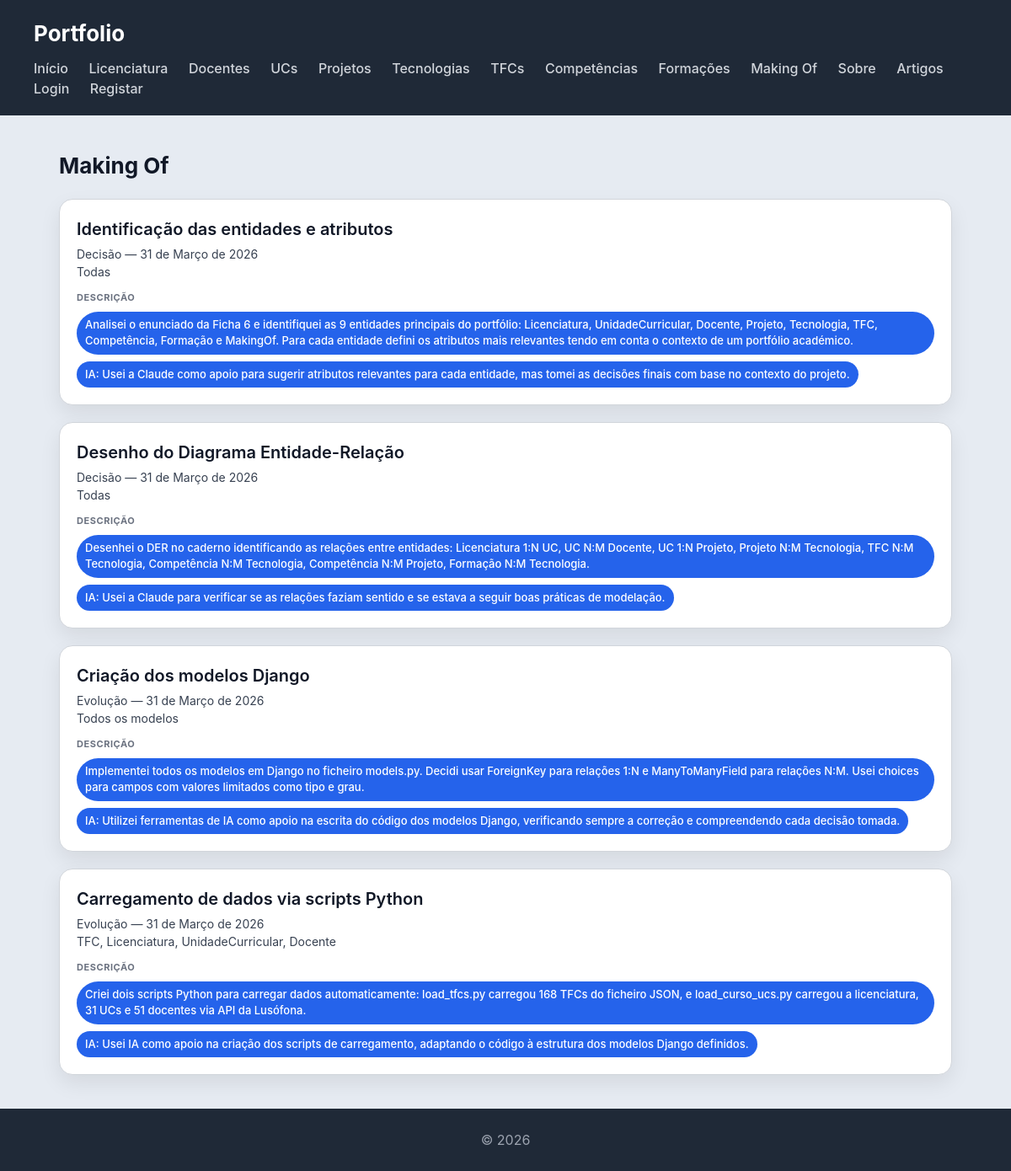
/portfolio/makingof/, run on the app's committed database.
### portfolio/models.py (models this page shows, shortened)
class MakingOf(models.Model):
    TIPO_CHOICES = [
        ('decisao', 'Decisão'),
        ('erro', 'Erro'),
        ('correcao', 'Correção'),
        ('evolucao', 'Evolução'),
    ]
    titulo = models.CharField(max_length=200)
    entidade_relacionada = models.CharField(max_length=200)
    descricao = models.TextField()
    fotografia = models.ImageField(upload_to='makingof/', blank=True, null=True)
    data = models.DateField()
    tipo = models.CharField(max_length=20, choices=TIPO_CHOICES)
    uso_ia = models.TextField(blank=True)
    class Meta:
        verbose_name = 'Making Of'
        verbose_name_plural = 'Making Of'

### portfolio/views.py (the view)
# urls.py: path('makingof/', views.makingof_view, name='makingof'),
def makingof_view(request):
    makingof = MakingOf.objects.all()
    return render(request, 'portfolio/makingof.html', {'makingof': makingof})

### portfolio/templates/portfolio/makingof.html (shortened to what this page needs)
{% extends "portfolio/base.html" %}
{% block content %}
<h2>Making Of</h2>
<section>
    {% for entrada in makingof %}
    <article>
        <header>
            <h3>{{ entrada.titulo }}</h3>
            <p>{{ entrada.get_tipo_display }} &mdash; {{ entrada.data }}</p>
            <p>{{ entrada.entidade_relacionada }}</p>
        </header>
        <section>
            <h4>Descrição</h4>
            <ul>
                <li>{{ entrada.descricao }}</li>
                {% if entrada.uso_ia %}<li>IA: {{ entrada.uso_ia }}</li>{% endif %}
            </ul>
        </section>
    </article>
    {% empty %}
    <p>Sem entradas registadas.</p>
    {% endfor %}
</section>
{% endblock %}

### portfolio/static/portfolio/styles.css (style rules this page uses)
* { box-sizing: border-box; margin: 0; padding: 0; }
body { font-family: "Inter", "Segoe UI", system-ui, -apple-system, sans-serif; background: #e6ebf2; color: #111827; line-height: 1.5; }
h2 { margin-bottom: 20px; font-size: 26px; }
section > article { background: white; padding: 20px; border-radius: 16px; border: 1px solid #d1d5db; box-shadow: 0 10px 25px rgba(0,0,0,0.08); transition: all 0.25s ease; margin-bottom: 20px; }
article > header { margin-bottom: 12px; }
article > header > h3 { font-size: 20px; font-weight: 600; margin-bottom: 4px; }
article > header > p { font-size: 14px; color: #374151; }
article > section { margin-top: 10px; }
article > section > h4 { font-size: 11px; text-transform: uppercase; color: #6b7280; margin-bottom: 8px; letter-spacing: 0.05em; }
article > section > ul { list-style: none; display: flex; flex-wrap: wrap; gap: 8px; }
article > section > ul > li { background: #2563eb; color: white; padding: 6px 10px; border-radius: 999px; font-size: 13px; font-weight: 500; }

### data on the page
MakingOf: titulo "Identificação das entidades e atributos", tipo "Decisão", data "31 de Março de 2026", entidade_relacionada "Todas", descricao "Analisei o enunciado da Ficha 6 e identifiquei as 9 entidades principais do portfólio: Licenciatura, UnidadeCurricular, Docente, Projeto, Tecnologia, TFC, Competência, Formação e MakingOf. Para cada entidade defini os atributos mais relevantes tendo em conta o contexto de um portfólio académico.", uso_ia "Usei a Claude como apoio para sugerir atributos relevantes para cada entidade, mas tomei as decisões finais com base no contexto do projeto."
MakingOf: titulo "Desenho do Diagrama Entidade-Relação", tipo "Decisão", data "31 de Março de 2026", entidade_relacionada "Todas", descricao "Desenhei o DER no caderno identificando as relações entre entidades: Licenciatura 1:N UC, UC N:M Docente, UC 1:N Projeto, Projeto N:M Tecnologia, TFC N:M Tecnologia, Competência N:M Tecnologia, Competência N:M Projeto, Formação N:M Tecnologia.", uso_ia "Usei a Claude para verificar se as relações faziam sentido e se estava a seguir boas práticas de modelação."
MakingOf: titulo "Criação dos modelos Django", tipo "Evolução", data "31 de Março de 2026", entidade_relacionada "Todos os modelos", descricao "Implementei todos os modelos em Django no ficheiro models.py. Decidi usar ForeignKey para relações 1:N e ManyToManyField para relações N:M. Usei choices para campos com valores limitados como tipo e grau.", uso_ia "Utilizei ferramentas de IA como apoio na escrita do código dos modelos Django, verificando sempre a correção e compreendendo cada decisão tomada."
MakingOf: titulo "Carregamento de dados via scripts Python", tipo "Evolução", data "31 de Março de 2026", entidade_relacionada "TFC, Licenciatura, UnidadeCurricular, Docente", descricao "Criei dois scripts Python para carregar dados automaticamente: load_tfcs.py carregou 168 TFCs do ficheiro JSON, e load_curso_ucs.py carregou a licenciatura, 31 UCs e 51 docentes via API da Lusófona.", uso_ia "Usei IA como apoio na criação dos scripts de carregamento, adaptando o código à estrutura dos modelos Django definidos."
